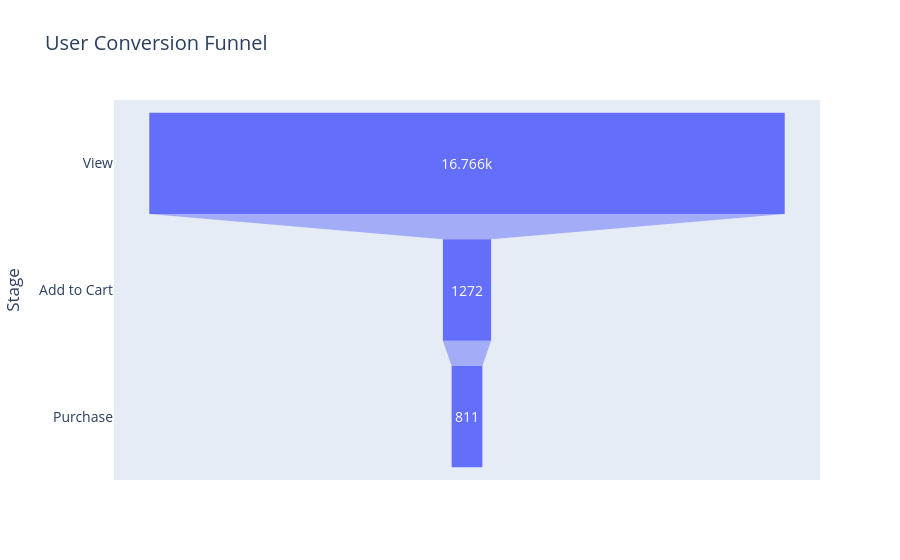

Notebook cell for this chart:
### Code cell
# Funnel visualisation
funnel_df = pd.DataFrame({
    "Stage": ["View", "Add to Cart", "Purchase"],
    "Users": [viewed, carted, purchased]
})

fig = px.funnel(funnel_df, x="Users", y="Stage", title="User Conversion Funnel")
fig.update_layout(font=dict(size=14))
fig.show()

### Figure 1 — Plotly figure (JSON) as saved in the notebook; plotly's stock layout.template omitted (floating-point values rounded to 4 significant figures)
{"data": [{"hovertemplate": "Users=%{x}<br>Stage=%{y}<extra></extra>", "legendgroup": "", "marker": {"color": "#636efa"}, "name": "", "orientation": "h", "showlegend": false, "type": "funnel", "x": [16766, 1272, 811], "xaxis": "x", "y": ["View", "Add to Cart", "Purchase"], "yaxis": "y"}], "layout": {"font": {"size": 14}, "legend": {"tracegroupgap": 0}, "title": {"text": "User Conversion Funnel"}, "xaxis": {"anchor": "y", "domain": [0, 1], "title": {"text": "Users"}}, "yaxis": {"anchor": "x", "domain": [0, 1], "title": {"text": "Stage"}}}}
